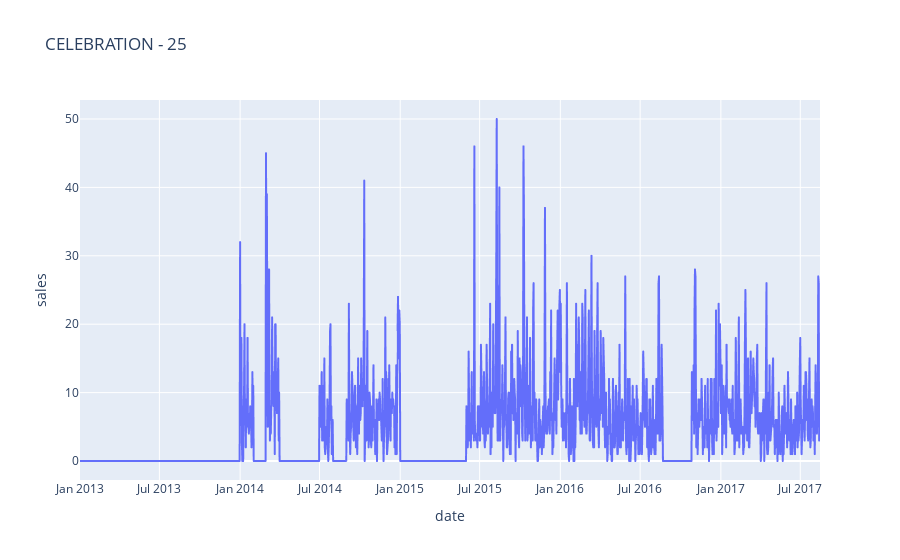

Notebook source saved alongside this figure:
### Code cell
x = df[["store_nbr", "family"]].drop_duplicates().sample(1)
store = x["store_nbr"].iloc[0]

family = x["family"].iloc[0]

temp = df[(df["store_nbr"] == store) & (df["family"] == family)]
px.line(temp, x = 'date', y = 'sales', title=f"{family} - {store}")

### Figure 1 — Plotly figure (JSON) as saved in the notebook; plotly's stock layout.template omitted (floating-point values rounded to 4 significant figures; data arrays with more than 128 entries replaced by an {"elided": "..."} marker saying what was removed)
{"data": [{"hovertemplate": "date=%{x}<br>sales=%{y}<extra></extra>", "legendgroup": "", "line": {"color": "#636efa", "dash": "solid"}, "marker": {"symbol": "circle"}, "mode": "lines", "name": "", "showlegend": false, "type": "scattergl", "x": {"elided": "1684 str values"}, "xaxis": "x", "y": {"elided": "1684 float values"}, "yaxis": "y"}], "layout": {"legend": {"tracegroupgap": 0}, "title": {"text": "CELEBRATION - 25"}, "xaxis": {"anchor": "y", "domain": [0, 1], "title": {"text": "date"}}, "yaxis": {"anchor": "x", "domain": [0, 1], "title": {"text": "sales"}}}}
